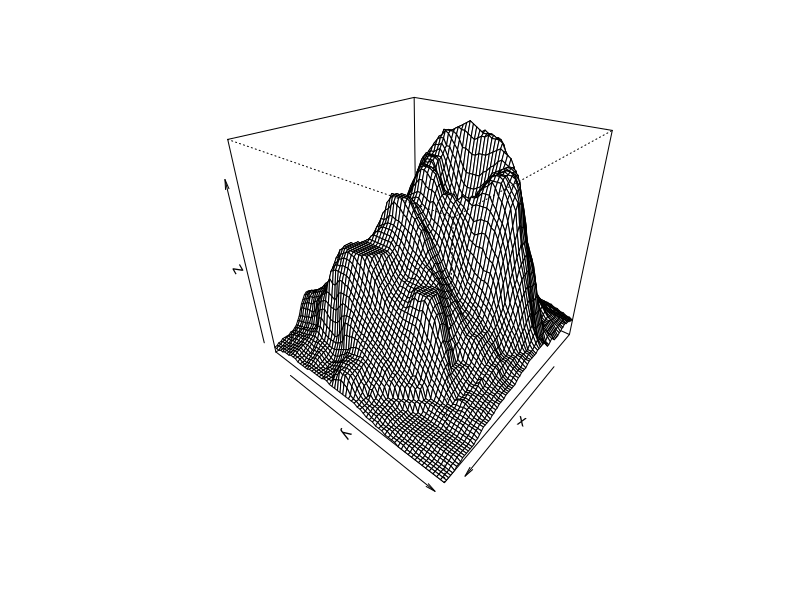

The R source for this figure:
## ---- chunk 1
z <- volcano; x <- (1:nrow(z)); y <- (1:ncol(z))
persp(x, y, z, theta = 130, phi = 30)
